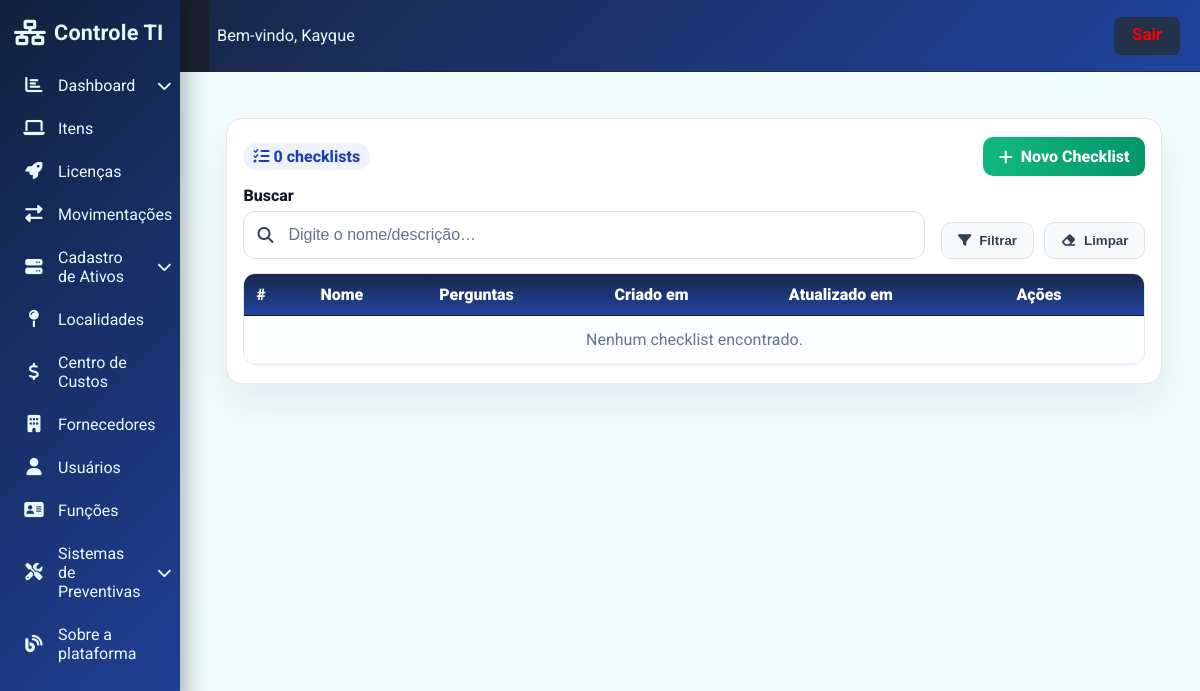
Page /preventiva/checklists/ (signed in) on the earlier database version.
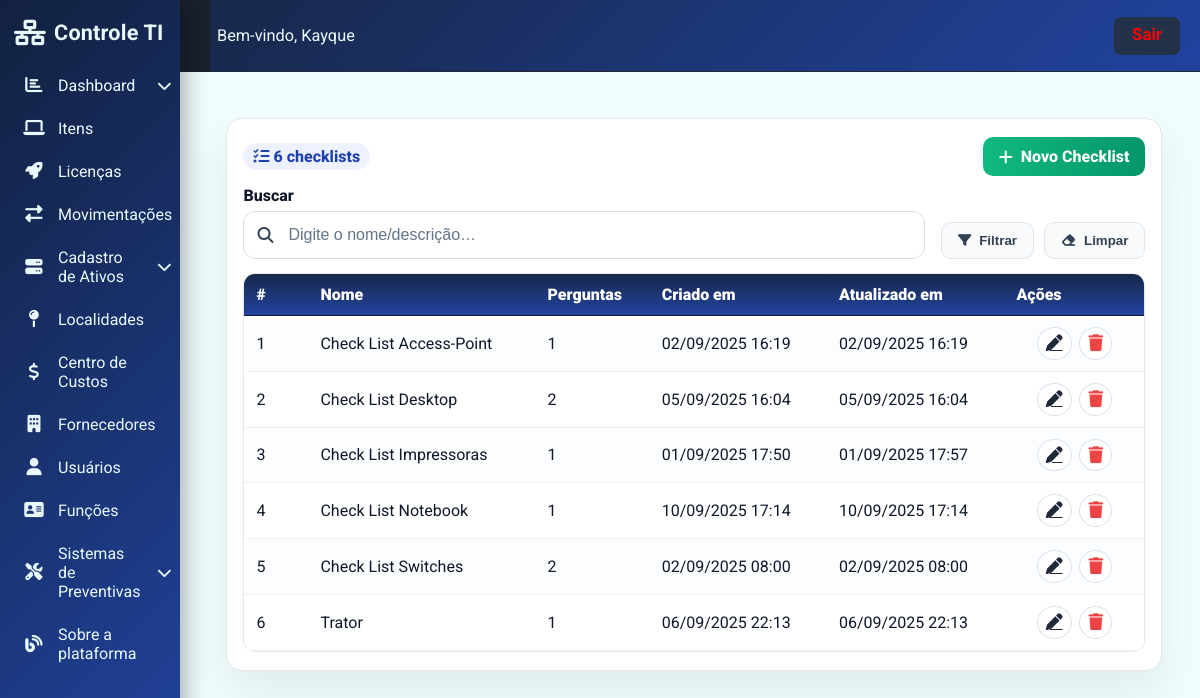
Same page on the later database version.
### ProjetoEstoque/models.py (models this page shows, shortened)
class AuditModel(models.Model):
    criado_por = models.ForeignKey(User, related_name="%(class)s_criador", on_delete=models.SET_NULL, null=True)
    atualizado_por = models.ForeignKey(User, related_name="%(class)s_atualizador", on_delete=models.SET_NULL, null=True)
    created_at = models.DateTimeField(auto_now_add=True)
    updated_at = models.DateTimeField(auto_now=True)
    class Meta:
        abstract = True

class CheckListModelo(AuditModel):
    nome = models.CharField(max_length=120)
    ativo = models.CharField(max_length=3, choices=SimNaoChoices.choices, default=SimNaoChoices.SIM)
    subtipo = models.ForeignKey(Subtipo, on_delete=models.SET_NULL, null=True, blank=True,
                                help_text="Opcional: restringe este checklist a um subtipo de item.")
    intervalo_dias = models.PositiveIntegerField(default=0, help_text="Periodicidade padrão (dias). 0 = sem programação.")
    class Meta:
        ordering = ["nome"]
        verbose_name = "Modelo de Checklist"
        verbose_name_plural = "Modelos de Checklist"

### ProjetoEstoque/views.py (the view)
# urls.py: path("preventiva/checklists/", views.checklist_list, name="checklist_list"),
@login_required
def checklist_list(request):
    q = (request.GET.get("q") or "").strip()
    checklists = (
        CheckListModelo.objects
        .all()
        .annotate(perguntas_count=Count("perguntas"))  # related_name= 'perguntas'
        .order_by("nome")
    )
    if q:
        checklists = checklists.filter(Q(nome__icontains=q) | Q(descricao__icontains=q))
    context = {
        "checklists": checklists,
        "q": q,
        "total": checklists.count(),
    }
    return render(request, "front/preventivas/checklist_list.html", context)

### ProjetoEstoque/templates/front/preventivas/checklist_list.html (shortened to what this page needs)
{% extends 'base.html' %}
{% block content %}
<link rel="stylesheet" href="https://cdnjs.cloudflare.com/ajax/libs/font-awesome/6.4.2/css/all.min.css"/>
<div class="page">
  <div class="panel">
    <div class="top-actions">
      <div class="metrics">
        <span class="badge"><i class="fa fa-list-check"></i> {{ total }} checklists</span>
      </div>
      <div style="display:flex;gap:10px">
        <a class="btn btn-add" href="{% url 'checklist_create' %}"><i class="fa fa-plus"></i> Novo Checklist</a>
      </div>
    </div>
    <form class="filtros" method="get" id="fForm" autocomplete="off">
      <div class="group">
        <label for="q">Buscar</label>
        <div class="filtro-icon-input">
          <span class="ico"></span>
          <input id="q" type="text" name="q" class="ctrl" placeholder="Digite o nome/descrição…" value="{{ q|default:'' }}">
        </div>
      </div>
      <div class="actions" style="display:flex;gap:10px;justify-content:flex-end">
        <button class="btn btn-light" type="submit"><i class="fa fa-filter"></i> Filtrar</button>
        <button class="btn btn-light" type="button" id="btnClear"><i class="fa fa-eraser"></i> Limpar</button>
      </div>
    </form>
    <div class="table-wrap">
      <table>
        <thead>
          <tr>
            <th style="width:64px">#</th>
            <th>Nome</th>
            <th>Perguntas</th>
            <th>Criado em</th>
            <th>Atualizado em</th>
            <th style="width:140px">Ações</th>
          </tr>
        </thead>
        <tbody>
          {% for c in checklists %}
          <tr>
            <td>{{ forloop.counter }}</td>
            <td>{{ c.nome }}</td>
            <td>
              {% if c.perguntas_count is not None %}
                {{ c.perguntas_count }}
              {% elif c.total_perguntas is not None %}
                {{ c.total_perguntas }}
              {% else %}
                -
              {% endif %}
            </td>
            <td>{{ c.created_at|date:"d/m/Y H:i" }}</td>
            <td>{{ c.updated_at|date:"d/m/Y H:i" }}</td>
            <td class="td-acoes">
              <a class="icon-btn" title="Editar" href="{% url 'checklist_form' c.pk %}">
                <i class="fa fa-pen"></i>
              </a>
              <button class="icon-btn delete" title="Excluir"
                      onclick="openDeleteModal('{{ c.pk }}','{{ c.nome|escapejs }}')">
                <i class="fa fa-trash"></i>
              </button>
            </td>
          </tr>
          {% empty %}
          <tr><td colspan="7" style="text-align:center;color:#64748b;padding:14px">Nenhum checklist encontrado.</td></tr>
          {% endfor %}
        </tbody>
      </table>
    </div>
  </div>
</div>
{% endblock %}

Differences in the rows shown:
added CheckListModelo: nome "Check List Access-Point", perguntas_count "1", created_at "02/09/2025 16:19", updated_at "02/09/2025 16:19"
added CheckListModelo: nome "Check List Desktop", perguntas_count "2", created_at "05/09/2025 16:04", updated_at "05/09/2025 16:04"
added CheckListModelo: nome "Check List Impressoras", perguntas_count "1", created_at "01/09/2025 17:50", updated_at "01/09/2025 17:57"
added CheckListModelo: nome "Check List Notebook", perguntas_count "1", created_at "10/09/2025 17:14", updated_at "10/09/2025 17:14"
added CheckListModelo: nome "Check List Switches", perguntas_count "2", created_at "02/09/2025 08:00", updated_at "02/09/2025 08:00"
added CheckListModelo: nome "Trator", perguntas_count "1", created_at "06/09/2025 22:13", updated_at "06/09/2025 22:13"
Other differences:
{{ total }}: "0" → "6"
text no longer shown: "Nenhum checklist encontrado."
